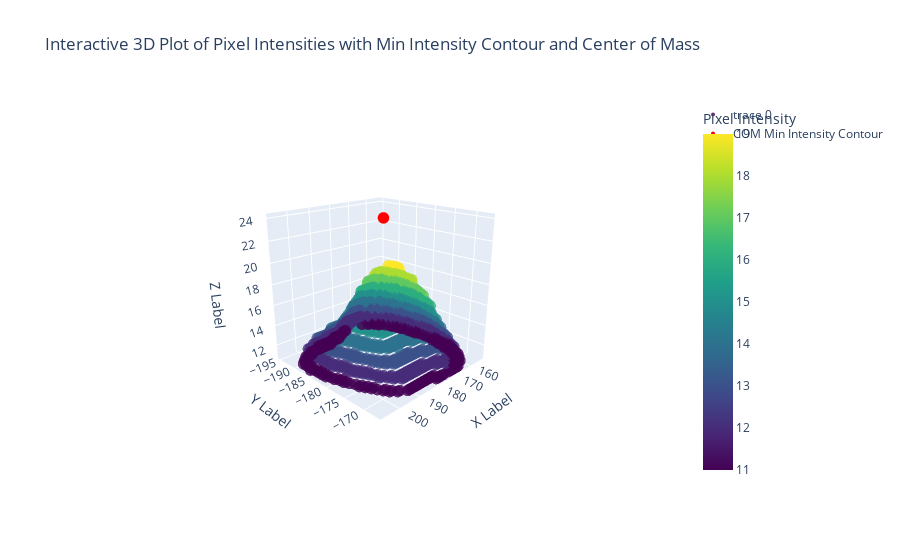

Notebook source saved alongside this figure:
### Code cell
# Picking the contour with lowest intensity
min_intensity = 255
min_intensity_contour = None
for contour in contours:
    x, y, w, h = cv.boundingRect(contour)
    intensity = np.mean(data[y:y+h, x:x+w])
    if intensity < min_intensity:
        min_intensity = intensity
        min_intensity_contour = contour

# Drawing the center of the min_intensity_contour using weighted arithmetic mean of the contour using the pixel intensity as the weight
center_of_mass_x, center_of_mass_y = calculate_center_of_mass(min_intensity_contour, data)

# Add the center of mass to the plot
markers = [
    {'x': center_of_mass_x, 'y': -center_of_mass_y, 'z': 0, 'color': 'red', 'name': 'COM Min Intensity Contour'}
]

# Plot the 3D scatter plot with the center of mass
plot_3d_scatter(data, contour=min_intensity_contour, title='Interactive 3D Plot of Pixel Intensities with Min Intensity Contour and Center of Mass', markers=markers)

### Figure 1 — Plotly figure (JSON) as saved in the notebook; plotly's stock layout.template omitted (floating-point values rounded to 4 significant figures; data arrays with more than 128 entries replaced by an {"elided": "..."} marker saying what was removed)
{"data": [{"marker": {"color": {"elided": "1276 int values"}, "colorbar": {"title": {"text": "Pixel Intensity"}}, "colorscale": [[0, "#440154"], [0.1111, "#482878"], [0.2222, "#3e4989"], [0.3333, "#31688e"], [0.4444, "#26828e"], [0.5556, "#1f9e89"], [0.6667, "#35b779"], [0.7778, "#6ece58"], [0.8889, "#b5de2b"], [1, "#fde725"]], "opacity": 0.8, "size": 4}, "mode": "markers", "type": "scatter3d", "x": {"elided": "1276 int values"}, "y": {"elided": "1276 int values"}, "z": {"elided": "1276 int values"}}, {"marker": {"color": "red", "size": 4}, "mode": "markers", "name": "COM Min Intensity Contour", "type": "scatter3d", "x": [178.4], "y": [-181.1], "z": [24]}], "layout": {"scene": {"camera": {"eye": {"x": 2, "y": 2, "z": 1}}, "xaxis": {"title": {"text": "X Label"}}, "yaxis": {"title": {"text": "Y Label"}}, "zaxis": {"title": {"text": "Z Label"}}}, "title": {"text": "Interactive 3D Plot of Pixel Intensities with Min Intensity Contour and Center of Mass"}}}
